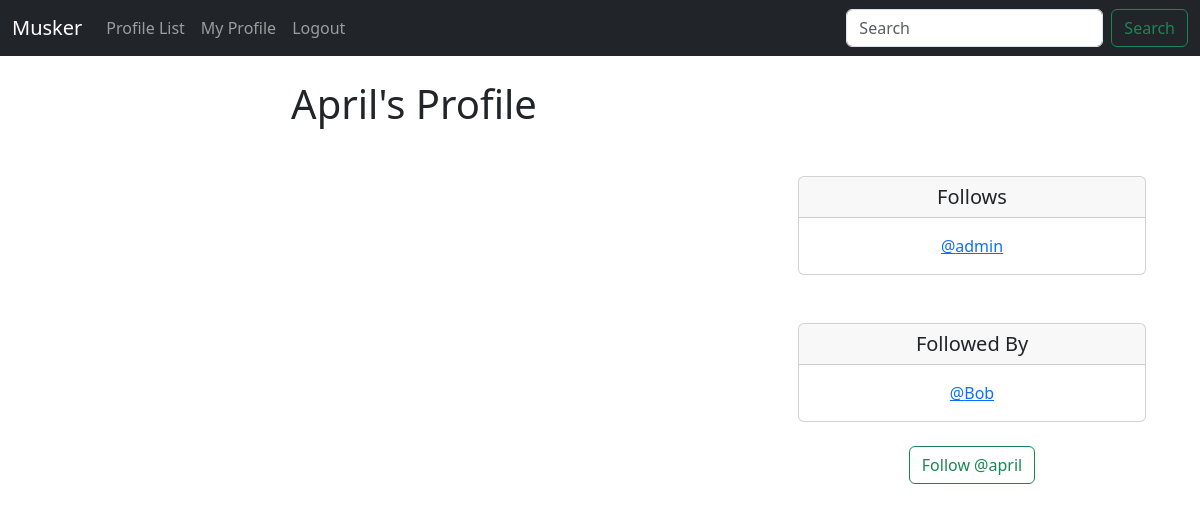
Page /profile/3 (signed in) on the committed database.
### musker/models.py (models this page shows)
class Profile(models.Model):
    user = models.OneToOneField(User, on_delete=models.CASCADE)
    follows = models.ManyToManyField("self",
        related_name="followed_by",
        symmetrical=False,
        blank=True)
    date_modified = models.DateTimeField(User, auto_now=True)
    def __str__(self):
        return self.user.username

### musker/views.py (the view, shortened to what this page needs)
# urls.py: path('profile/<int:pk>', views.profile, name='profile'),
def profile(request, pk):
    if request.user.is_authenticated:
        profile = Profile.objects.get(user_id=pk)
        meeps = Meep.objects.filter(user_id=pk).order_by("-created_at")
        return render(request, "profile.html", {"profile":profile, "meeps":meeps})
    else:
        messages.success(request, ("You need to log in."))
        return redirect('home')

### musker/templates/profile.html (shortened to what this page needs)
{% extends 'base.html' %}
{% block content %}
{% if profile %}
    <div class="container text-center">
        <div class="row">
            <div class="col-8">
                <h1>{{ profile.user.username }}'s Profile</h1>
                <br/><br/>
            </div>
    <div class="col-4">
<br/><br/><br/><br/>
        <div class="card">
            <h5 class="card-header">Follows</h5>
            <div class="card-body">
              <p class="card-text">
                {% for following in profile.follows.all %}
                <a href="{% url 'profile' following.user.id %}">@{{ following }}</a><br/>
            {% endfor %}
              </p>
            </div>
          </div>
    <br/><br/>
    <div class="card">
        <h5 class="card-header">Followed By</h5>
        <div class="card-body">
          <p class="card-text">
            {% for following in profile.followed_by.all %}
            <a href="{% url 'profile' following.user.id %}">@{{ following }}</a><br/>
            {% endfor %}
          </p>
        </div>
      </div>
      <br/>
    <form method="POST">
    {% if profile in user.profile.follows.all %}
        <button class="btn btn-outline-warning" name="follow" value="unfollow" type="submit">Unfollow @{{profile.user.username|lower}}</button>
    {% else %}
    <button class="btn btn-outline-success" name="follow" value="unfollow" type="submit">Follow @{{profile.user.username|lower}}</button>
    {% endif %}
    </form>
    <br/>
    </div>
</div>
</div>
<br/>
{% endif %}
{% endblock %}

### rows in the picture
Profile: user.username "April", user.username "april"
Profile: user.username "admin"
Profile: user.username "Bob"
